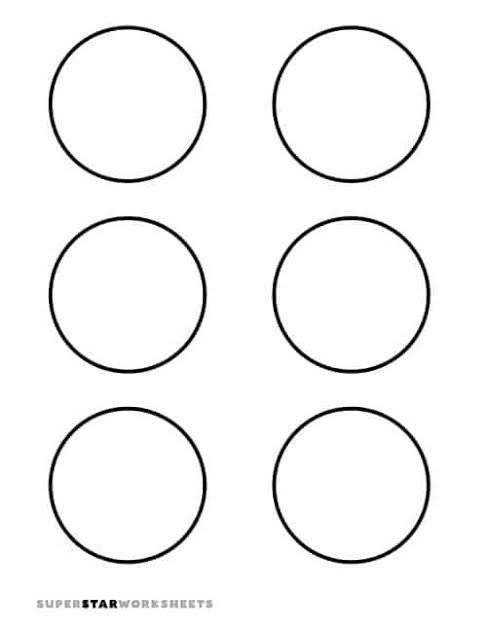
#> input picture PythonOOPS/images/test_pra.jpeg, 487 x 630 px, found by its file name
$ python colordet.py
#> lines starting #> are read from the running program, lines starting #| are printed output that depends on the picture; after the words box and inside, x2 and y2 are one past the last pixel; in counts of white or black regions, pixels touching at a corner belong together
### PythonOOPS/rgbtohsv.py
# Python3 program change RGB Color
# Model to HSV Color Model

def rgb_to_hsv(r, g, b):

    # R, G, B values are divided by 255
    # to change the range from 0..255 to 0..1:
    r, g, b = r / 255.0, g / 255.0, b / 255.0

    # h, s, v = hue, saturation, value
    cmax = max(r, g, b)    # maximum of r, g, b
    cmin = min(r, g, b)    # minimum of r, g, b
    diff = cmax-cmin       # diff of cmax and cmin.

    # if cmax and cmax are equal then h = 0
    if cmax == cmin:
        h = 0

    # if cmax equal r then compute h
    elif cmax == r:
        h = (60 * ((g - b) / diff) + 360) % 360

    # if cmax equal g then compute h
    elif cmax == g:
        h = (60 * ((b - r) / diff) + 120) % 360

    # if cmax equal b then compute h
    elif cmax == b:
        h = (60 * ((r - g) / diff) + 240) % 360

    # if cmax equal zero
    if cmax == 0:
        s = 0
    else:
        s = (diff / cmax) * 100

    # compute v
    v = cmax * 100
    return h, s, v

### PythonOOPS/colordet.py
import cv2
import numpy as np
import rgbtohsv as hsv;
import os

#defining how to read colour

def colour(img):
    pix=hsv.rgb_to_hsv(img[0],img[1],img[2]);
    print(pix);
    if pix[2]<15:
        return"black";
    elif pix[2]>90 and pix[1]<20:
        return "white";
    else:
        if -30<pix[0]<30:
            return "blue";
        elif -30<pix[0]-60<30:
            return "cyan";
        elif -30<pix[0]-120<30:
            return "green";
        elif -30<pix[0]-180<30:
            return "yellow";
        elif -30<pix[0]-240<30:
            return "red";q
        elif -30<pix[0]-300<30:
            return "magenta";

# Read image.
img = cv2.imread('python/PythonOOPS/images/test_pra.jpeg', cv2.IMREAD_COLOR)
#> img is the input picture: shape (630, 487, 3); min 0, max 255, mean 245.4

# Convert to grayscale.
gray = cv2.cvtColor(img, cv2.COLOR_BGR2GRAY)

# Blur using 3 * 3 kernel.
gray_blurred = cv2.blur(gray, (3, 3))

# Apply Hough transform on the blurred image.
detected_circles = cv2.HoughCircles(gray_blurred,
                   cv2.HOUGH_GRADIENT, 1, 20, param1 = 50,
               param2 = 30, minRadius = 1, maxRadius = 400)
#> detected_circles = 40 rows, first 8: [127.5, 294.5, 74.7], [127.5, 484.5, 78.5], [351.5, 294.5, 74.9], [127.5, 103.5, 74.7], [350.5, 485.5, 74.8], [350.5, 104.5, 74.8], [148.5, 504.5, 103.4], [127.5, 508.5, 98.2]

# Draw circles that are detected.
if detected_circles is not None:

    # Convert the circle parameters a, b and r to integers.
    detected_circles = np.uint16(np.around(detected_circles))
#> detected_circles = 40 rows, first 8: [128, 294, 75], [128, 484, 78], [352, 294, 75], [128, 104, 75], [350, 486, 75], [350, 104, 75], [148, 504, 103], [128, 508, 98]

    for pt in detected_circles[0, :]:
        a, b, r = pt[0], pt[1], pt[2]

        # Draw the circumference of the circle.
        cv2.circle(img, (a, b), r, (0, 255, 0), 2)

        # Draw a small circle (of radius 1) to show the center.
        cv2.circle(img, (a, b), 1, (0, 0, 255), 3)
        cv2.imshow("Detected Circle", img)
        cv2.waitKey(0)
#> (the run stopped early here; a loop or call above may not have finished)

$ run again, with PythonOOPS/images/circle2.png saved as PythonOOPS/images/test_pra.jpeg
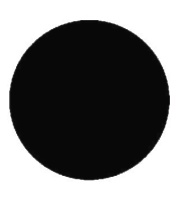
#> input picture PythonOOPS/images/circle2.png, 180 x 203 px, found by its file name
#> img is the input picture: shape (203, 180, 3); mean B, G, R 118.9, 118.9, 118.9
#> `gray_blurred = cv2.blur(gray, (3, 3))`:
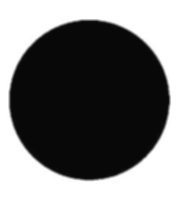
#> gray_blurred: shape (203, 180); min 7, max 255, mean 118.9
#> `detected_circles = cv2.HoughCircles(gray_blurred, cv2.HOUGH_GRADIENT, ..`: detected_circles = [[88.5, 100.5, 80.1]]
#> `detected_circles = np.uint16(np.around(detected_circles))`: detected_circles = [[88, 100, 80]]
#> the loop `for pt in detected_circles[0, :]:` made 1 pass
#> (pt, a, b, r) on pass 1: ([88, 100, 80], 88, 0.0314, 0.0314)
#> (printed output is left out)
#> pass 1, `cv2.imshow("Detected Circle", img)`:
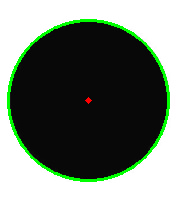
#> window 'Detected Circle': shape (203, 180, 3); mean B, G, R 113.9, 124.2, 114.1

$ run again, with PythonOOPS/images/circle3.png saved as PythonOOPS/images/test_pra.jpeg
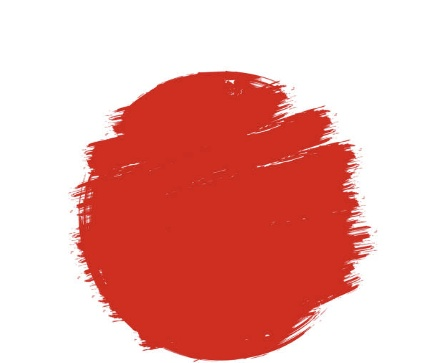
#> input picture PythonOOPS/images/circle3.png, 435 x 363 px, found by its file name
#> img is the input picture: shape (363, 435, 3); mean B, G, R 165.8, 171.3, 234.9
#> `gray = cv2.cvtColor(img, cv2.COLOR_BGR2GRAY)`:
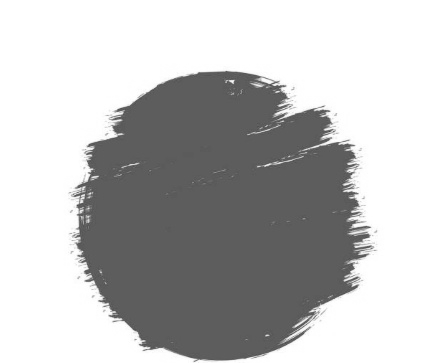
#> gray: shape (363, 435); min 65, max 255, mean 189.6
#> `detected_circles = cv2.HoughCircles(gray_blurred, cv2.HOUGH_GRADIENT, ..`: detected_circles = [[222.5, 215.5, 145], [218.5, 238.5, 122], [238.5, 246.5, 108.8], [255.5, 98.5, 32.4], [353.5, 239.5, 19.9], [291.5, 135.5, 21.8]]
#> `detected_circles = np.uint16(np.around(detected_circles))`: detected_circles = [[222, 216, 145], [218, 238, 122], [238, 246, 109], [256, 98, 32], [354, 240, 20], [292, 136, 22]]
#> the loop `for pt in detected_circles[0, :]:` made 6 passes
#> (pt, a, b, r) on passes 1 to 6: ([222, 216, 145], 222, 0.812, 0.129), ([218, 238, 122], 218, 0.812, 0.129), ([238, 246, 109], 238, 0.812, 0.129), ([256, 98, 32], 256, 0, 0), ([354, 240, 20], 354, 0, 0), ([292, 136, 22], 292, 0.812, 0.129)
#> (printed output is left out)
#> after the loop `for pt in detected_circles[0, :]:`:
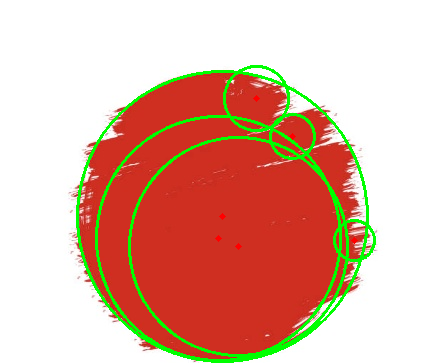
#> img: shape (363, 435, 3); 5.1% of pixels changed, all inside (x1, y1, x2, y2) = (76, 65, 376, 363)
